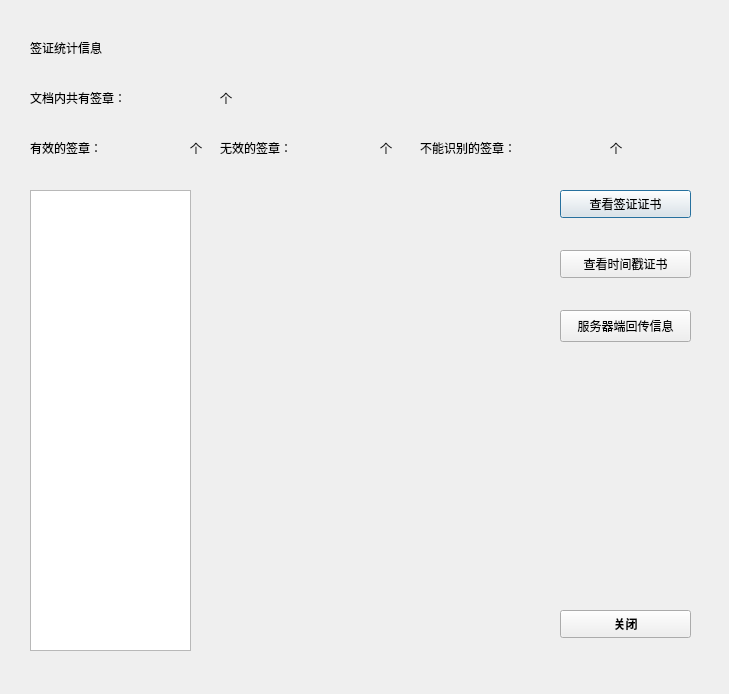
<?xml version="1.0" encoding="UTF-8"?>
<ui version="4.0">
 <class>BatchValidation</class>
 <widget class="QDialog" name="BatchValidation">
  <property name="geometry">
   <rect>
    <x>0</x>
    <y>0</y>
    <width>729</width>
    <height>694</height>
   </rect>
  </property>
  <property name="windowTitle">
   <string>批量验证</string>
  </property>
  <widget class="QLabel" name="label">
   <property name="geometry">
    <rect>
     <x>30</x>
     <y>40</y>
     <width>91</width>
     <height>16</height>
    </rect>
   </property>
   <property name="text">
    <string>签证统计信息</string>
   </property>
  </widget>
  <widget class="QLabel" name="label_2">
   <property name="geometry">
    <rect>
     <x>30</x>
     <y>90</y>
     <width>111</width>
     <height>16</height>
    </rect>
   </property>
   <property name="text">
    <string>文档内共有签章：</string>
   </property>
  </widget>
  <widget class="QLabel" name="label_3">
   <property name="geometry">
    <rect>
     <x>30</x>
     <y>140</y>
     <width>131</width>
     <height>16</height>
    </rect>
   </property>
   <property name="text">
    <string>有效的签章：</string>
   </property>
  </widget>
  <widget class="QLabel" name="label_4">
   <property name="geometry">
    <rect>
     <x>220</x>
     <y>140</y>
     <width>91</width>
     <height>16</height>
    </rect>
   </property>
   <property name="text">
    <string>无效的签章：</string>
   </property>
  </widget>
  <widget class="QLabel" name="label_5">
   <property name="geometry">
    <rect>
     <x>420</x>
     <y>140</y>
     <width>121</width>
     <height>16</height>
    </rect>
   </property>
   <property name="text">
    <string>不能识别的签章：</string>
   </property>
  </widget>
  <widget class="QPushButton" name="lookCertificateButton">
   <property name="geometry">
    <rect>
     <x>560</x>
     <y>190</y>
     <width>131</width>
     <height>28</height>
    </rect>
   </property>
   <property name="cursor">
    <cursorShape>PointingHandCursor</cursorShape>
   </property>
   <property name="text">
    <string>查看签证证书</string>
   </property>
  </widget>
  <widget class="QPushButton" name="lookTimestampButton">
   <property name="geometry">
    <rect>
     <x>560</x>
     <y>250</y>
     <width>131</width>
     <height>28</height>
    </rect>
   </property>
   <property name="cursor">
    <cursorShape>PointingHandCursor</cursorShape>
   </property>
   <property name="text">
    <string>查看时间戳证书</string>
   </property>
  </widget>
  <widget class="QPushButton" name="closeButton_4">
   <property name="geometry">
    <rect>
     <x>560</x>
     <y>610</y>
     <width>131</width>
     <height>28</height>
    </rect>
   </property>
   <property name="font">
    <font>
     <family>Agency FB</family>
     <weight>75</weight>
     <bold>true</bold>
    </font>
   </property>
   <property name="cursor">
    <cursorShape>PointingHandCursor</cursorShape>
   </property>
   <property name="text">
    <string>关闭</string>
   </property>
  </widget>
  <widget class="QLabel" name="label_6">
   <property name="geometry">
    <rect>
     <x>190</x>
     <y>140</y>
     <width>21</width>
     <height>16</height>
    </rect>
   </property>
   <property name="text">
    <string>个</string>
   </property>
  </widget>
  <widget class="QLabel" name="label_7">
   <property name="geometry">
    <rect>
     <x>220</x>
     <y>90</y>
     <width>21</width>
     <height>16</height>
    </rect>
   </property>
   <property name="text">
    <string>个</string>
   </property>
  </widget>
  <widget class="QLabel" name="label_8">
   <property name="geometry">
    <rect>
     <x>610</x>
     <y>140</y>
     <width>21</width>
     <height>16</height>
    </rect>
   </property>
   <property name="text">
    <string>个</string>
   </property>
  </widget>
  <widget class="QLabel" name="label_9">
   <property name="geometry">
    <rect>
     <x>380</x>
     <y>140</y>
     <width>21</width>
     <height>16</height>
    </rect>
   </property>
   <property name="text">
    <string>个</string>
   </property>
  </widget>
  <widget class="QLabel" name="messageLabel">
   <property name="geometry">
    <rect>
     <x>220</x>
     <y>190</y>
     <width>321</width>
     <height>451</height>
    </rect>
   </property>
   <property name="font">
    <font>
     <pointsize>12</pointsize>
    </font>
   </property>
   <property name="text">
    <string/>
   </property>
   <property name="wordWrap">
    <bool>false</bool>
   </property>
  </widget>
  <widget class="QLabel" name="sealNumber">
   <property name="geometry">
    <rect>
     <x>150</x>
     <y>90</y>
     <width>67</width>
     <height>17</height>
    </rect>
   </property>
   <property name="text">
    <string/>
   </property>
  </widget>
  <widget class="QLabel" name="validSeal">
   <property name="geometry">
    <rect>
     <x>120</x>
     <y>140</y>
     <width>67</width>
     <height>17</height>
    </rect>
   </property>
   <property name="text">
    <string/>
   </property>
  </widget>
  <widget class="QLabel" name="invalidSeal">
   <property name="geometry">
    <rect>
     <x>310</x>
     <y>140</y>
     <width>67</width>
     <height>17</height>
    </rect>
   </property>
   <property name="text">
    <string/>
   </property>
  </widget>
  <widget class="QLabel" name="indistingguishableness">
   <property name="geometry">
    <rect>
     <x>540</x>
     <y>140</y>
     <width>67</width>
     <height>17</height>
    </rect>
   </property>
   <property name="text">
    <string/>
   </property>
  </widget>
  <widget class="QListWidget" name="listWidget">
   <property name="geometry">
    <rect>
     <x>30</x>
     <y>190</y>
     <width>161</width>
     <height>461</height>
    </rect>
   </property>
  </widget>
  <widget class="QPushButton" name="pushButton">
   <property name="geometry">
    <rect>
     <x>560</x>
     <y>310</y>
     <width>131</width>
     <height>32</height>
    </rect>
   </property>
   <property name="text">
    <string>服务器端回传信息</string>
   </property>
  </widget>
 </widget>
 <resources/>
 <connections/>
</ui>
